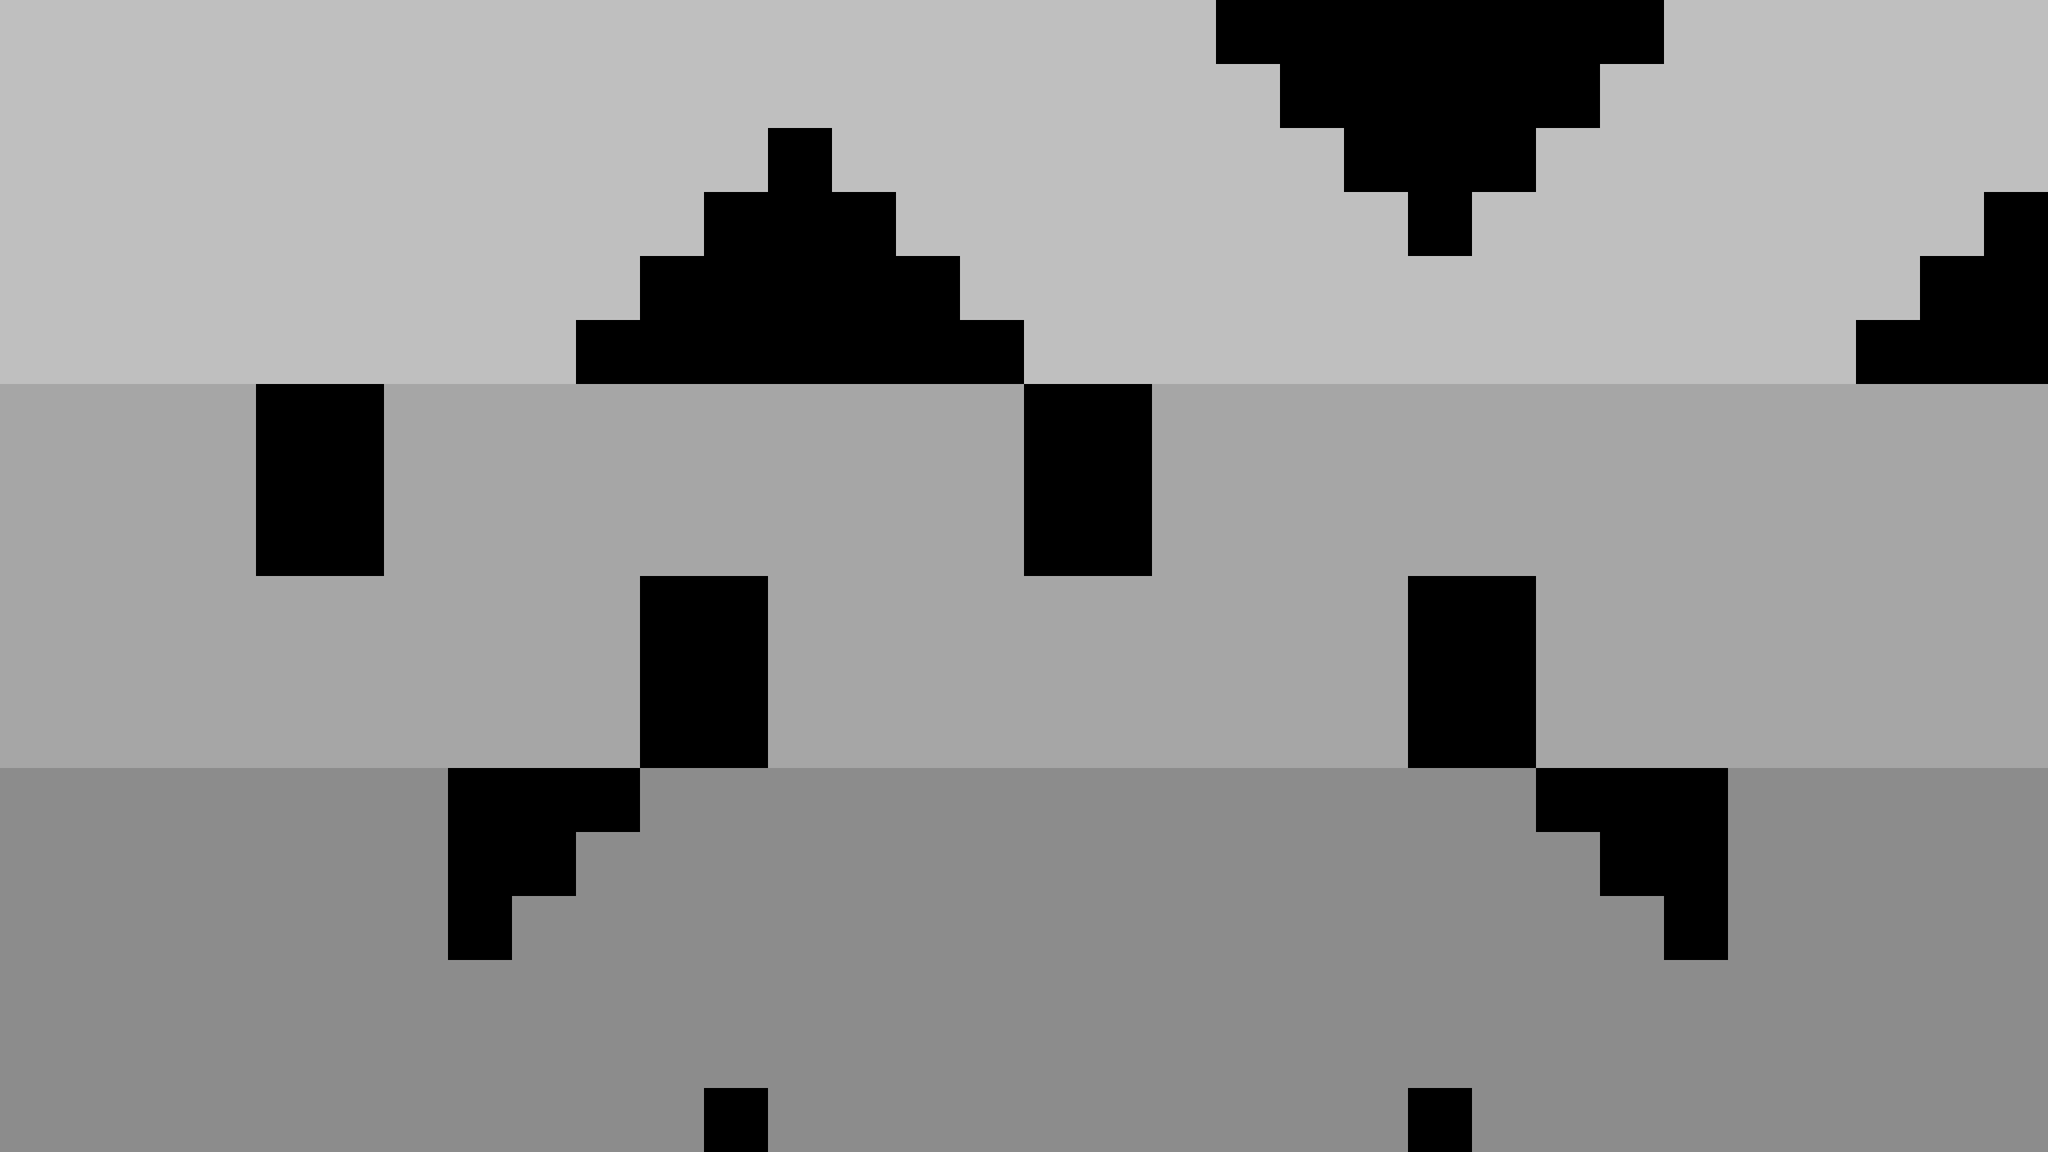

The image is a tile-based game level rendered from a .tmx file. Its description and source (layers, tilesets, objects; grid data summarised) follow:
An orthogonal 32x18 tile map with 80x80 px tiles, 2 tile layers (bg, blocks).

<map version="1.0" orientation="orthogonal" renderorder="right-down" width="32" height="18" tilewidth="80" tileheight="80">
 <tileset firstgid="1" name="blocks" tilewidth="80" tileheight="80">
  <image source="blocks.png" width="320" height="80" />
 </tileset>
 <layer name="bg" width="32" height="18" opacity="0.75">
  <data>[576 cells, 576 non-empty, 3 distinct tile ids]</data>
 </layer>
 <layer name="blocks" width="32" height="18">
  <data>[576 cells, 76 non-empty, 1 distinct tile ids]</data>
 </layer>
</map>
